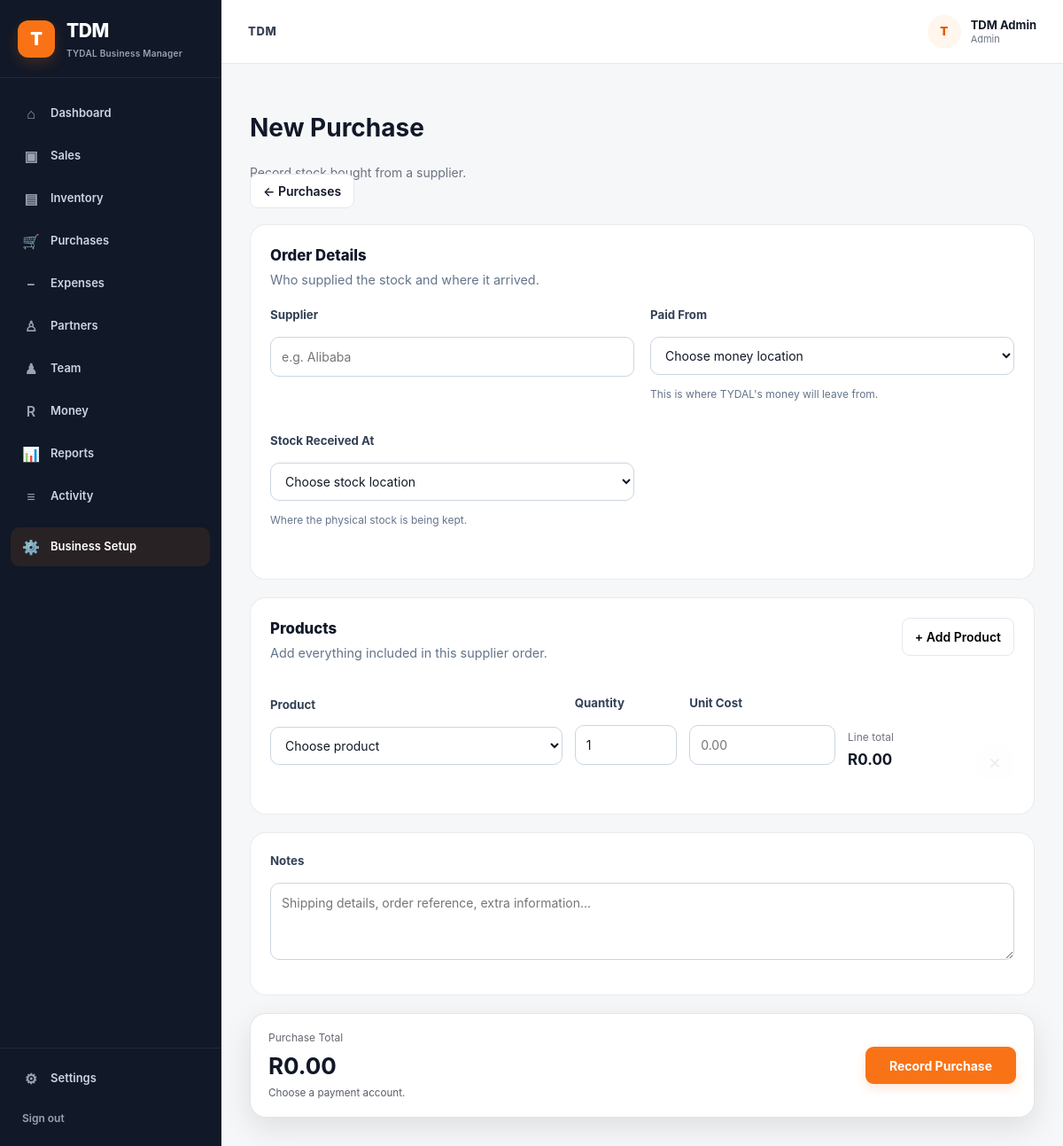
/purchases/new (signed in), run on the app's committed database.
### app/models.py (models this page shows)
class User(UserMixin, db.Model):
    __tablename__ = "users"
    id = db.Column(db.Integer, primary_key=True)
    name = db.Column(
        db.String(100),
        nullable=False
    )
    phone = db.Column(
        db.String(30),
        unique=True,
        nullable=False,
        index=True
    )
    password_hash = db.Column(
        db.String(255),
        nullable=False
    )
    role = db.Column(
        db.String(30),
        nullable=False,
        default="partner"
    )
    is_active = db.Column(
        db.Boolean,
        default=True,
        nullable=False
    )
    created_at = db.Column(
        db.DateTime,
        default=datetime.utcnow,
        nullable=False
    )
    transactions = db.relationship(
        "FinancialTransaction",
        back_populates="created_by",
        foreign_keys="FinancialTransaction.created_by_id"
    )

### app/routes/purchases.py (the view, shortened to what this page needs)
@purchases.route("/new", methods=["GET", "POST"])
@login_required
def new():
    products = (
        Product.query
        .filter_by(is_active=True)
        .order_by(Product.name.asc())
        .all()
    )
    accounts = (
        MoneyAccount.query
        .filter_by(is_active=True)
        .order_by(MoneyAccount.name.asc())
        .all()
    )
    locations = (
        StockLocation.query
        .filter_by(is_active=True)
        .order_by(StockLocation.name.asc())
        .all()
    )
    account_rows = [
        {
            "account": account,
            "balance": get_account_balance(account.id)
        }
        for account in accounts
    ]
    return render_template(
        "purchases/new.html",
        products=products,
        accounts=accounts,
        account_rows=account_rows,
        locations=locations
    )

### app/__init__.py (called while the page is built)
@login_manager.user_loader
def load_user(user_id):
    from app.models import User
    return db.session.get(User, int(user_id))

### app/routes/purchases.py (called while the page is built)
def money(value):
    return Decimal(str(value or 0))

def get_account_balance(account_id):
    transactions = FinancialTransaction.query.filter(
        (FinancialTransaction.to_account_id == account_id) |
        (FinancialTransaction.from_account_id == account_id)
    ).all()
    balance = Decimal("0.00")
    for transaction in transactions:
        amount = money(transaction.amount)
        if transaction.to_account_id == account_id:
            balance += amount
        if transaction.from_account_id == account_id:
            balance -= amount
    return balance

### app/templates/purchases/new.html (shortened to what this page needs)
{% extends "base.html" %}
{% block content %}
<div class="page-header">
    <div>
        <h1>New Purchase</h1>
        <p>
            Record stock bought from a supplier.
        </p>
    </div>
    <a href="{{ url_for('purchases.index') }}" class="secondary-button">
        ← Purchases
    </a>
</div>
<form method="POST" action="{{ url_for('purchases.new') }}" id="purchaseForm" class="purchase-form">
    <section class="form-card">
        <div class="section-heading">
            <div>
                <h3>Order Details</h3>
                <p>
                    Who supplied the stock and where it arrived.
                </p>
            </div>
        </div>
        <div class="form-grid">
            <div class="form-group">
                <label for="supplier">
                    Supplier
                </label>
                <input type="text" id="supplier" name="supplier" placeholder="e.g. Alibaba" required>
            </div>
            <div class="form-group">
                <label for="moneyAccount">
                    Paid From
                </label>
                <select id="moneyAccount" name="money_account_id" required>
                    <option value="">
                        Choose money location
                    </option>
                </select>
                <small>
                    This is where TYDAL's money will leave from.
                </small>
            </div>
            <div class="form-group">
                <label for="stockLocation">
                    Stock Received At
                </label>
                <select id="stockLocation" name="stock_location_id" required>
                    <option value="">
                        Choose stock location
                    </option>
                </select>
                <small>
                    Where the physical stock is being kept.
                </small>
            </div>
        </div>
    </section>
    <section class="form-card">
        <div class="section-heading">
            <div>
                <h3>Products</h3>
                <p>
                    Add everything included in this supplier order.
                </p>
            </div>
            <button type="button" class="secondary-button" id="addPurchaseItem">
                + Add Product
            </button>
        </div>
        <div id="purchaseItems">
            <div class="purchase-item-editor">
                <div class="form-group purchase-product">
                    <label>
                        Product
                    </label>
                    <select name="product_id[]" class="product-select" required>
                        <option value="">
                            Choose product
                        </option>
                    </select>
                </div>
                <div class="form-group">
                    <label>
                        Quantity
                    </label>
                    <input type="number" name="quantity[]" class="purchase-quantity" min="1" value="1" required>
                </div>
                <div class="form-group">
                    <label>
                        Unit Cost
                    </label>
                    <input type="number" name="unit_cost[]" class="purchase-cost" min="0" step="0.01" placeholder="0.00"
                        required>
                </div>
                <div class="purchase-line-total">
                    <span>Line total</span>
                    <strong class="line-total">
                    </strong>
                </div>
                <button type="button" class="purchase-remove-item" title="Remove product" disabled>
                </button>
            </div>
        </div>
    </section>
    <section class="form-card">
        <div class="form-group">
            <label for="purchaseNotes">
                Notes
            </label>
            <textarea id="purchaseNotes" name="notes" rows="3"
                placeholder="Shipping details, order reference, extra information..."></textarea>
        </div>
    </section>
    <div class="purchase-checkout">
        <div>
            <span>Purchase Total</span>
            <strong id="purchaseTotal">
            </strong>
            <small id="purchaseBalanceMessage">
            </small>
        </div>
        <button type="submit" class="primary-button purchase-submit">
            Record Purchase
        </button>
    </div>
</form>
{% endblock %}

### app/templates/base.html (shortened to what this page needs)
<!DOCTYPE html>
<html lang="en">
<head>
    <link rel="stylesheet" href="{{ url_for('static', filename='css/style.css') }}">
</head>
<body>
    <div class="app-shell">
        <aside class="sidebar" id="sidebar">
            <div class="brand">
                <div class="brand-mark">T</div>
                <div>
                    <h1>TDM</h1>
                    <span>TYDAL Business Manager</span>
                </div>
            </div>
            <nav class="main-nav">
                <a href="{{ url_for('main.home') }}" class="nav-item">
                    <span>⌂</span>
                    <span>Dashboard</span>
                </a>
                <a href="{{ url_for('sales.index') }}" class="nav-item">
                    <span>▣</span>
                    <span>Sales</span>
                </a>
                <a href="{{ url_for('inventory.index') }}" class="nav-item">
                    <span>▤</span>
                    <span>Inventory</span>
                </a>
                <a href="{{ url_for('purchases.index') }}" class="nav-item">
                    <span>🛒</span>
                    <span>Purchases</span>
                </a>
                <a href="{{ url_for('expenses.index') }}" class="nav-item">
                    <span>−</span>
                    <span>Expenses</span>
                </a>
                <a href="{{ url_for('partners.index') }}" class="nav-item">
                    <span>♙</span>
                    <span>Partners</span>
                </a>
                {% if current_user.role == "admin" %}
                <a href="{{ url_for('team.index') }}" class="nav-item">
                    <span>♟</span>
                    <span>Team</span>
                </a>
                {% endif %}
                <a href="{{ url_for('money.index') }}" class="nav-item">
                    <span>R</span>
                    <span>Money</span>
                </a>
                <a href="{{ url_for('reports.index') }}" class="nav-item">
                    <span>📊</span>
                    <span>Reports</span>
                </a>
                <a href="{{ url_for('activity.index') }}" class="nav-item">
                    <span>≡</span>
                    <span>Activity</span>
                </a>
                <a href="{{ url_for('setup.index') }}" class="nav-link">
                    <span>⚙️</span>
                    <span>Business Setup</span>
                </a>
            </nav>
            <div class="sidebar-bottom">
                <a href="#" class="nav-item">
                    <span>⚙</span>
                    <span>Settings</span>
                </a>
                <a href="{{ url_for('auth.logout') }}" class="logout-link">
                    Sign out
                </a>
            </div>
        </aside>
        <div class="main-area">
            <header class="topbar">
                <div class="topbar-title">
                    <span>TDM</span>
                </div>
                <div class="user-menu">
                    <div class="user-avatar">
                        {{ current_user.name[0]|upper }}
                    </div>
                    <div class="user-info">
                        <strong>{{ current_user.name }}</strong>
                        <span>{{ current_user.role|capitalize }}</span>
                    </div>
                </div>
            </header>
            <main class="content">
                {% block content %}{% endblock %}
            </main>
        </div>
    </div>
</body>
</html>

### data on the page
User: name "T", name "TDM Admin", role "Admin"
